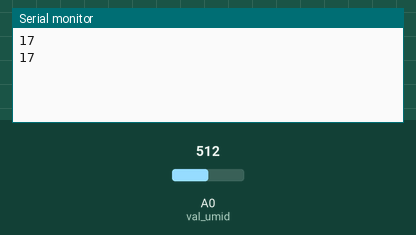
Simulated run of this sketch. Board: Arduino Uno, built with avr-gcc and run on an emulated ATmega328P. On the bench: the last lines printed to the serial monitor. The test bench sets the inputs (shaded band); at power-on: A0 (val_umid) = 512.

Above: at 2.8 s.
2.9 s: A0 (val_umid) set to 716
At 5.2 s:
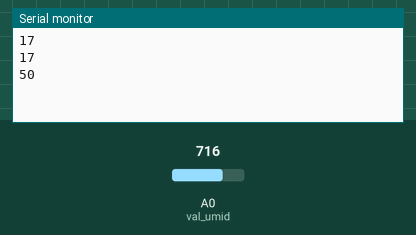
5.6 s: A0 (val_umid) set to 900
At 6.9 s:
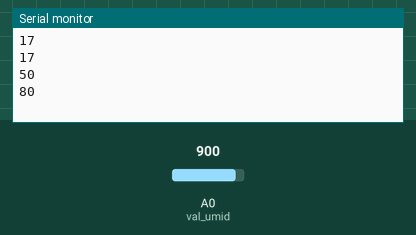
Timing chart, 0 to 8.6 s (numbered marks = the images above; inputs shaded):
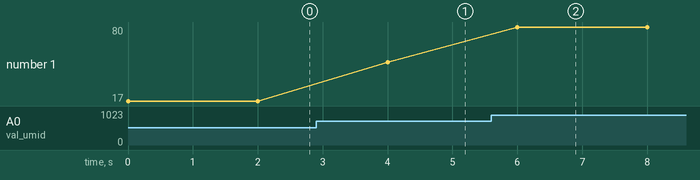

Measured:
- after the input at 2.9 s, the serial monitor: prints a new line after 1.1 s (image 1)
- after the input at 5.6 s, the serial monitor: prints a new line after 0.40 s (image 2)
- plotted number 1: 17 → 50 after the input at 2.9 s, 50 → 80 after the input at 5.6 s

The sketch:

esquema2_led.ino
```cpp
/*testa o % de umidade e acende o LED quando abaixo de 40%
*/

int val_umid = 0; // sensor de umidade
int umidade=0;

void setup() {
  Serial.begin(9600);
}

  void led(int state) {
  digitalWrite(13, state);
  }

void loop() {
  umidade = analogRead(val_umid);
  umidade = constrain(umidade,400,1023); //intervalo dos resultados brutos entre seca e úmido
  umidade = map(umidade,400,1023,0,100); //convertendo os resultados em porcentagem de umidade (0 e 100%)

  Serial.println(umidade);

  if(umidade< 40) {
  led(HIGH);
  } else   {
  led(LOW);
  }

delay(2000);

    }
```
